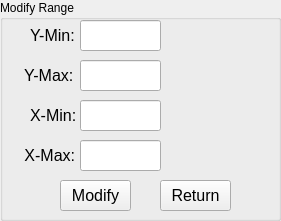
              <widget class="QGroupBox" name="groupBox_modify">
               <property name="geometry">
                <rect>
                 <x>880</x>
                 <y>610</y>
                 <width>281</width>
                 <height>221</height>
                </rect>
               </property>
               <property name="title">
                <string>Modify Range</string>
               </property>
               <widget class="QLabel" name="label_5">
                <property name="geometry">
                 <rect>
                  <x>30</x>
                  <y>20</y>
                  <width>51</width>
                  <height>31</height>
                 </rect>
                </property>
                <property name="font">
                 <font>
                  <pointsize>12</pointsize>
                 </font>
                </property>
                <property name="text">
                 <string>Y-Min:</string>
                </property>
               </widget>
               <widget class="QLabel" name="label_20">
                <property name="geometry">
                 <rect>
                  <x>20</x>
                  <y>60</y>
                  <width>61</width>
                  <height>31</height>
                 </rect>
                </property>
                <property name="font">
                 <font>
                  <pointsize>12</pointsize>
                 </font>
                </property>
                <property name="text">
                 <string> Y-Max:</string>
                </property>
               </widget>
               <widget class="QLineEdit" name="lineEdit_y_min">
                <property name="geometry">
                 <rect>
                  <x>80</x>
                  <y>20</y>
                  <width>81</width>
                  <height>31</height>
                 </rect>
                </property>
                <property name="font">
                 <font>
                  <pointsize>12</pointsize>
                 </font>
                </property>
               </widget>
               <widget class="QLineEdit" name="lineEdit_y_max">
                <property name="geometry">
                 <rect>
                  <x>80</x>
                  <y>60</y>
                  <width>81</width>
                  <height>31</height>
                 </rect>
                </property>
                <property name="font">
                 <font>
                  <pointsize>12</pointsize>
                 </font>
                </property>
               </widget>
               <widget class="QLabel" name="label_21">
                <property name="geometry">
                 <rect>
                  <x>30</x>
                  <y>100</y>
                  <width>51</width>
                  <height>31</height>
                 </rect>
                </property>
                <property name="font">
                 <font>
                  <pointsize>12</pointsize>
                 </font>
                </property>
                <property name="text">
                 <string>X-Min:</string>
                </property>
               </widget>
               <widget class="QLabel" name="label_22">
                <property name="geometry">
                 <rect>
                  <x>20</x>
                  <y>140</y>
                  <width>61</width>
                  <height>31</height>
                 </rect>
                </property>
                <property name="font">
                 <font>
                  <pointsize>12</pointsize>
                 </font>
                </property>
                <property name="text">
                 <string> X-Max:</string>
                </property>
               </widget>
               <widget class="QLineEdit" name="lineEdit_x_min">
                <property name="geometry">
                 <rect>
                  <x>80</x>
                  <y>100</y>
                  <width>81</width>
                  <height>31</height>
                 </rect>
                </property>
                <property name="font">
                 <font>
                  <pointsize>12</pointsize>
                 </font>
                </property>
               </widget>
               <widget class="QLineEdit" name="lineEdit_x_max">
                <property name="geometry">
                 <rect>
                  <x>80</x>
                  <y>140</y>
                  <width>81</width>
                  <height>31</height>
                 </rect>
                </property>
                <property name="font">
                 <font>
                  <pointsize>12</pointsize>
                 </font>
                </property>
               </widget>
               <widget class="QPushButton" name="pushButton_modify">
                <property name="geometry">
                 <rect>
                  <x>60</x>
                  <y>180</y>
                  <width>71</width>
                  <height>31</height>
                 </rect>
                </property>
                <property name="font">
                 <font>
                  <pointsize>12</pointsize>
                 </font>
                </property>
                <property name="text">
                 <string>Modify</string>
                </property>
               </widget>
               <widget class="QPushButton" name="pushButton_return">
                <property name="geometry">
                 <rect>
                  <x>160</x>
                  <y>180</y>
                  <width>71</width>
                  <height>31</height>
                 </rect>
                </property>
                <property name="font">
                 <font>
                  <pointsize>12</pointsize>
                 </font>
                </property>
                <property name="text">
                 <string>Return</string>
                </property>
               </widget>
               <widget class="QLabel" name="label_ymin">
                <property name="geometry">
                 <rect>
                  <x>170</x>
                  <y>20</y>
                  <width>101</width>
                  <height>31</height>
                 </rect>
                </property>
                <property name="font">
                 <font>
                  <pointsize>12</pointsize>
                 </font>
                </property>
                <property name="text">
                 <string/>
                </property>
               </widget>
               <widget class="QLabel" name="label_ymax">
                <property name="geometry">
                 <rect>
                  <x>170</x>
                  <y>60</y>
                  <width>101</width>
                  <height>31</height>
                 </rect>
                </property>
                <property name="font">
                 <font>
                  <pointsize>12</pointsize>
                 </font>
                </property>
                <property name="text">
                 <string/>
                </property>
               </widget>
               <widget class="QLabel" name="label_xmax">
                <property name="geometry">
                 <rect>
                  <x>170</x>
                  <y>140</y>
                  <width>101</width>
                  <height>31</height>
                 </rect>
                </property>
                <property name="font">
                 <font>
                  <pointsize>12</pointsize>
                 </font>
                </property>
                <property name="text">
                 <string/>
                </property>
               </widget>
               <widget class="QLabel" name="label_xmin">
                <property name="geometry">
                 <rect>
                  <x>170</x>
                  <y>100</y>
                  <width>101</width>
                  <height>31</height>
                 </rect>
                </property>
                <property name="font">
                 <font>
                  <pointsize>12</pointsize>
                 </font>
                </property>
                <property name="text">
                 <string/>
                </property>
               </widget>
              </widget>
